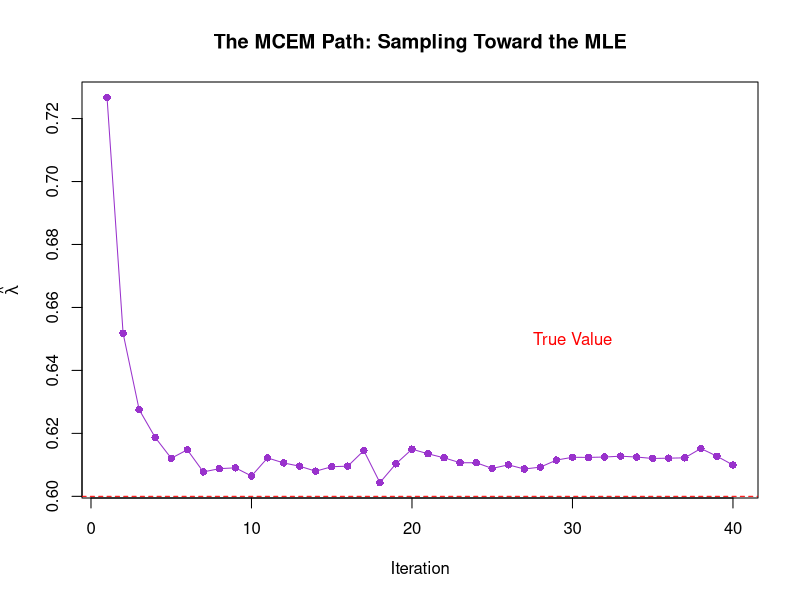

Recreate this plot in R.
## ---- chunk 1
knitr::opts_chunk$set(echo = TRUE)
## ---- chunk 2
set.seed(502)

# 1. GENERATE CENSORED DATA
n <- 150
lambda_true <- 0.6
C <- 1.5 # Study end time

actual_times <- rexp(n, rate = lambda_true)
observed_y <- pmin(actual_times, C)
is_censored <- actual_times > C

# 2. THE MCEM ALGORITHM
mcem_run <- function(y, censored, max_iter = 40, initial_m = 100) {
  lambda_hat <- 1/mean(y) # Initial guess
  history <- numeric(max_iter)
  m <- initial_m # Start with fewer samples for speed, increase for precision
  
  for (t in 1:max_iter) {
    n_cens <- sum(censored)
    z_samples <- matrix(C + rexp(n_cens * m, rate = lambda_hat), 
                        nrow = n_cens, ncol = m)
    
    expected_z_sum <- sum(rowMeans(z_samples))
    
    total_time <- sum(y[!censored]) + expected_z_sum
    lambda_hat <- n / total_time
    
    if(t > 20) m <- initial_m * 5 
    
    history[t] <- lambda_hat
  }
  return(list(lambda = lambda_hat, history = history))
}

results <- mcem_run(observed_y, is_censored)
naive_mle <- 1/mean(observed_y)

plot(results$history, type = "o", pch = 16, col = "darkorchid",
     main = "The MCEM Path: Sampling Toward the MLE",
     xlab = "Iteration", ylab = expression(hat(lambda)))
abline(h = lambda_true, col = "red", lty = 2)
text(30, lambda_true + 0.05, "True Value", col = "red")


cat("True λ:    ", lambda_true, "\n")
cat("Naive MLE: ", round(naive_mle, 4),"\n")
cat("MCEM Est:  ", round(results$lambda, 4))
